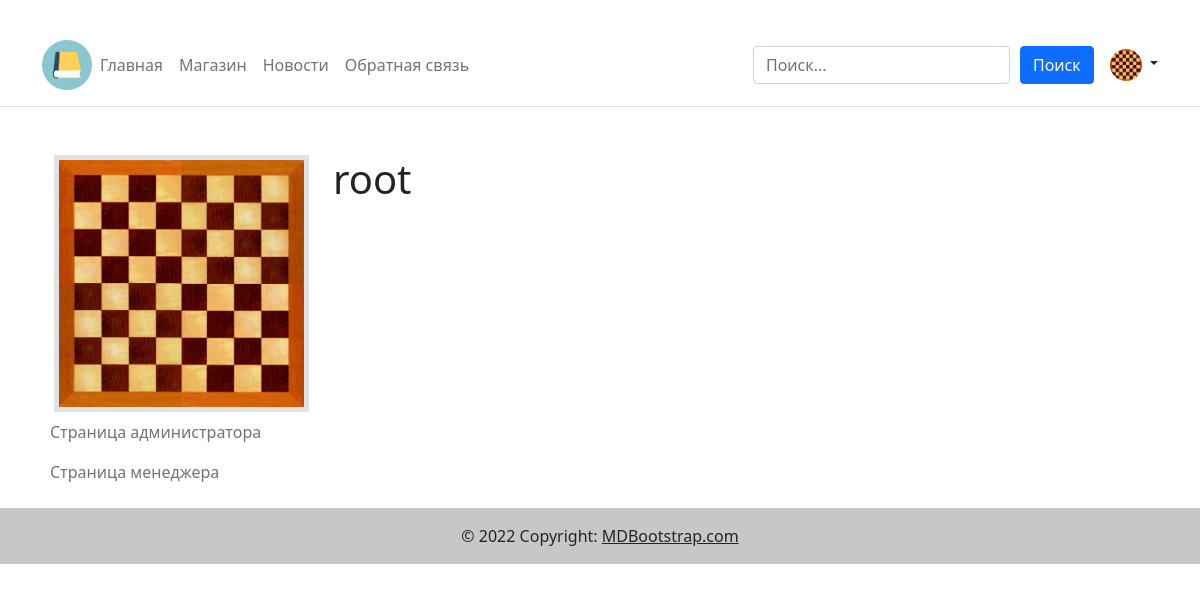
The app's page /profile (signed in) with its own data.
### main/models.py (models this page shows)
class profile (models.Model):
    objects = None
    user = models.OneToOneField(User, on_delete=models.CASCADE)
    moderator = models.BooleanField(default=False, verbose_name = "Администратор")
    photo = models.ImageField(upload_to="photo/user/%Y/%m/%d/", null = True, verbose_name = "Фото пользователя")

### main/views.py (the view)
# urls.py: path('profile', views.profile_user, name='profile'),
def profile_user(request):
    moder = profile.objects.filter(user = request.user)
    if request.user.is_authenticated:
        photo_user=profile.objects.filter(user = request.user)
    else:
        photo_user = ""
    context ={
        'moder':moder,
        'photo_user':photo_user,
        }
    return render(request,"main/profile.html",context = context)

### main/templates/main/Profile.html (shortened to what this page needs)
﻿{% extends 'base.html' %}
{% block content %}
    {% for moder in moder %}
    <div class="container mt-5">
        <div class="row">
            <div class="col col-lg-3">
                <img class="d-block w-100 border border-5" src="../../../media/{{moder.photo}}">
            </div>
            <div class="col-5">
                <h1>{{user}}</h1>
            </div>
        </div>
    </div>
        {% if user.is_staff %}
            <div> <a class="nav-link px-2 link-secondary" href="{% url 'moderator:moderator_main' %}">Страница администратора</a></div>
        {% endif %}
        {% if moder.moderator %}
            <div> <a class="nav-link px-2 link-secondary" href="{% url 'moderator:manager_main' %}">Страница менеджера</a></div>
        {% endif %}
    {% endfor %}
{% endblock %}

### main/templates/base.html (shortened to what this page needs)
{% load static %}
<!DOCTYPE html>
<html lang="ru">
<head>
    <link href="https://cdn.jsdelivr.net/npm/bootstrap@5.0.2/dist/css/bootstrap.min.css" rel="stylesheet">
    <link rel="stylesheet" href="https://cdn.jsdelivr.net/npm/bootstrap-icons@1.9.1/font/bootstrap-icons.css">
</head>
<body>
    {% block header %}
    <header class="p-3 mb-3 border-bottom">
        <div class="container">
            <div class="d-flex flex-wrap align-items-center justify-content-center justify-content-lg-start">
                <img class="ml-5"style="height:50px;width:50px" src="../../media/photo/icon.png"/>
                <ol class="nav col-12 col-lg-auto me-lg-auto mb-2 justify-content-center mb-md-0">
                    <li><a class="nav-link px-2 link-secondary" href="{% url 'home' %}">Главная</a></li>
                    <li><a class="nav-link px-2 link-secondary" href="{% url 'store' %}">Магазин</a></li>
                    <li><a class="nav-link px-2 link-secondary" href="{% url 'news' %}">Новости</a></li>
                    <li><a class="nav-link px-2 link-secondary" href="{% url 'contact' %}">Обратная связь</a></li>
                </ol>
                    {% include 'search.html' %}
                <div class="dropdown text-end">
                    {% if request.user.is_authenticated %}
                    <div class="dropdown text-end">
                        <a href="#" class="d-block link-dark text-decoration-none dropdown-toggle" id="dropdownUser1" data-bs-toggle="dropdown" aria-expanded="false">
                            {% if photo_user %}
                                {% for photo_user in photo_user %}
                                    <img src="../../../media/{{photo_user.photo}}" alt="mdo" width="32" height="32" class="rounded-circle">
                                {% endfor %}
                            {% else %}
                                <img src="media/photo/no-photo.png" alt="mdo" width="32" height="32" class="rounded-circle">
                            {% endif %}
                        </a>
                    </div>
                    {% endif%}
                </div>
            </div>
        </div>
    </header>
    {% endblock header %}
    <div class="container mt-5">
        {% block content %}
        {% endblock content %}
    </div>
    {% block footer %}
    <footer class="bg-light text-center text-lg-start mt-3">
        <div class="text-center p-3" style="background-color: rgba(0, 0, 0, 0.2);">
            © 2022 Copyright:
            <a class="text-dark" href="https://mdbootstrap.com/">MDBootstrap.com</a>
        </div>
    </footer>
    {% endblock %}
</body>
</html>

### records on screen
profile: photo (picture), moderator "Страница менеджера"

### other values on screen
{{ user }} "root"
